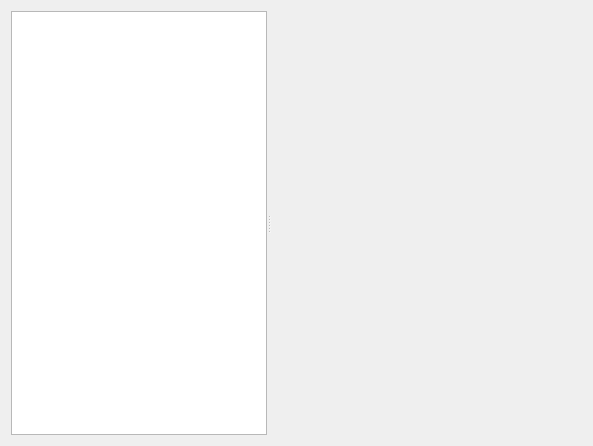
<?xml version="1.0" encoding="UTF-8"?>
<ui version="4.0">
 <class>Form</class>
 <widget class="QWidget" name="Form">
  <property name="geometry">
   <rect>
    <x>0</x>
    <y>0</y>
    <width>593</width>
    <height>446</height>
   </rect>
  </property>
  <property name="windowTitle">
   <string>Form</string>
  </property>
  <layout class="QGridLayout" name="gridLayout">
   <item row="0" column="0">
    <widget class="QSplitter" name="splitter">
     <property name="orientation">
      <enum>Qt::Horizontal</enum>
     </property>
     <widget class="QTreeView" name="treeView">
      <property name="minimumSize">
       <size>
        <width>50</width>
        <height>0</height>
       </size>
      </property>
     </widget>
     <widget class="Canvas" name="canvas" native="true">
      <property name="sizePolicy">
       <sizepolicy hsizetype="Preferred" vsizetype="Preferred">
        <horstretch>1</horstretch>
        <verstretch>0</verstretch>
       </sizepolicy>
      </property>
      <property name="minimumSize">
       <size>
        <width>100</width>
        <height>0</height>
       </size>
      </property>
     </widget>
    </widget>
   </item>
  </layout>
 </widget>
 <customwidgets>
  <customwidget>
   <class>Canvas</class>
   <extends>QWidget</extends>
   <header>pcot.ui.canvas</header>
   <container>1</container>
  </customwidget>
 </customwidgets>
 <resources/>
 <connections/>
</ui>
